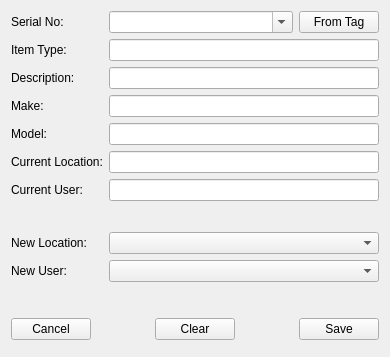
 <widget class="QWidget" name="Form">
  <property name="geometry">
   <rect>
    <x>0</x>
    <y>0</y>
    <width>390</width>
    <height>357</height>
   </rect>
  </property>
  <property name="windowTitle">
   <string>Form</string>
  </property>
  <property name="styleSheet">
   <string notr="true">QToolTip {
    border: 1px solid #76797C;
    background-color: #5A7566;
    color: white;
    padding: 0px;
    opacity: 200;
}

QWidget {
    color: #eff0f1;
    background-color: #31363b;
    selection-background-color: #3daee9;
    selection-color: #eff0f1;
    background-clip: border;
    border-image: none;
    border: 0px transparent black;
    outline: 0;
}

QWidget:item:hover {
    background-color: #18465d;
    color: #eff0f1;
}

QWidget:item:selected {
    background-color: #18465d;
}

QCheckBox {
    spacing: 5px;
    outline: none;
    color: #eff0f1;
    margin-bottom: 2px;
}

QCheckBox:disabled {
    color: #76797C;
}

QCheckBox::indicator,
QGroupBox::indicator {
    width: 18px;
    height: 18px;
}

QGroupBox::indicator {
    margin-left: 2px;
}

QCheckBox::indicator:unchecked,
QGroupBox::indicator:unchecked {
    image: url(:/qss_icons/rc/checkbox_unchecked.png);
}

QCheckBox::indicator:unchecked:hover,
QCheckBox::indicator:unchecked:focus,
QCheckBox::indicator:unchecked:pressed,
QGroupBox::indicator:unchecked:hover,
QGroupBox::indicator:unchecked:focus,
QGroupBox::indicator:unchecked:pressed {
    border: none;
    image: url(:/qss_icons/rc/checkbox_unchecked_focus.png);
}

QCheckBox::indicator:checked,
QGroupBox::indicator:checked {
    image: url(:/qss_icons/rc/checkbox_checked.png);
}

QCheckBox::indicator:checked:hover,
QCheckBox::indicator:checked:focus,
QCheckBox::indicator:checked:pressed,
QGroupBox::indicator:checked:hover,
QGroupBox::indicator:checked:focus,
QGroupBox::indicator:checked:pressed {
    border: none;
    image: url(:/qss_icons/rc/checkbox_checked_focus.png);
}

QCheckBox::indicator:indeterminate {
    image: url(:/qss_icons/rc/checkbox_indeterminate.png);
}

QCheckBox::indicator:indeterminate:focus,
QCheckBox::indicator:indeterminate:hover,
QCheckBox::indicator:indeterminate:pressed {
    image: url(:/qss_icons/rc/checkbox_indeterminate_focus.png);
}

QCheckBox::indicator:checked:disabled,
QGroupBox::indicator:checked:disabled {
    image: url(:/qss_icons/rc/checkbox_checked_disabled.png);
}

QCheckBox::indicator:unchecked:disabled,
QGroupBox::indicator:unchecked:disabled {
    image: url(:/qss_icons/rc/checkbox_unchecked_disabled.png);
}

QRadioButton {
    color:                  white;
}

QRadioButton::indicator {
    width:                  10px;
    height:                 10px;
    border-radius:          7px;
}

QRadioButton::indicator:checked {
    background-color:       red;
    border:                 2px solid white;
}

QRadioButton::indicator:unchecked {
    background-color:       black;
    border:                 2px solid white;
}

QMenuBar {
    background-color: #31363b;
    color: #eff0f1;
}

QMenuBar::item {
    background: transparent;
}

QMenuBar::item:selected {
    background: transparent;
    border: 1px solid #76797C;
}

QMenuBar::item:pressed {
    border: 1px solid #76797C;
    background-color: #3daee9;
    color: #eff0f1;
    margin-bottom: -1px;
    padding-bottom: 1px;
}

QMenu {
    border: 1px solid #76797C;
    color: #eff0f1;
    margin: 2px;
}

QMenu::icon {
    margin: 5px;
}

QMenu::item {
    padding: 5px 30px 5px 30px;
    border: 1px solid transparent;
    /* reserve space for selection border */
}

QMenu::item:selected {
    color: #eff0f1;
}

QMenu::separator {
    height: 2px;
    background: lightblue;
    margin-left: 10px;
    margin-right: 5px;
}

QMenu::indicator {
    width: 18px;
    height: 18px;
}


/* non-exclusive indicator = check box style indicator
   (see QActionGroup::setExclusive) */

QMenu::indicator:non-exclusive:unchecked {
    image: url(:/qss_icons/rc/checkbox_unchecked.png);
}

QMenu::indicator:non-exclusive:unchecked:selected {
    image: url(:/qss_icons/rc/checkbox_unchecked_disabled.png);
}

QMenu::indicator:non-exclusive:checked {
    image: url(:/qss_icons/rc/checkbox_checked.png);
}

QMenu::indicator:non-exclusive:checked:selected {
    image: url(:/qss_icons/rc/checkbox_checked_disabled.png);
}


/* exclusive indicator = radio button style indicator (see QActionGroup::setExclusive) */

QMenu::indicator:exclusive:unchecked {
    image: url(:/qss_icons/rc/radio_unchecked.png);
}

QMenu::indicator:exclusive:unchecked:selected {
    image: url(:/qss_icons/rc/radio_unchecked_disabled.png);
}

QMenu::indicator:exclusive:checked {
    image: url(:/qss_icons/rc/radio_checked.png);
}

QMenu::indicator:exclusive:checked:selected {
    image: url(:/qss_icons/rc/radio_checked_disabled.png);
}

QMenu::right-arrow {
    margin: 5px;
    image: url(:/qss_icons/rc/right_arrow.png)
}

QWidget:disabled {
    color: #454545;
    background-color: #31363b;
}

QAbstractItemView {
    alternate-background-color: #31363b;
    color: #eff0f1;
    border: 1px solid #3A3939;
    border-radius: 2px;
}

QWidget:focus,
QMenuBar:focus {
    border: 1px solid #3daee9;
}

QTabWidget:focus,
QCheckBox:focus,
QRadioButton:focus,
QSlider:focus {
    border: none;
}

QLineEdit {
    background-color: #232629;
    padding: 5px;
    border-style: solid;
    border: 1px solid #76797C;
    border-radius: 2px;
    color: #eff0f1;
}

QAbstractItemView QLineEdit {
    padding: 0;
}

QGroupBox {
    border: 1px solid #76797C;
    border-radius: 2px;
    margin-top: 20px;
}

QGroupBox::title {
    subcontrol-origin: margin;
    subcontrol-position: top center;
    padding-left: 10px;
    padding-right: 10px;
    padding-top: 10px;
}

QAbstractScrollArea {
    border-radius: 2px;
    border: 1px solid #76797C;
    background-color: transparent;
}

QScrollBar:horizontal {
    height: 15px;
    margin: 3px 15px 3px 15px;
    border: 1px transparent #2A2929;
    border-radius: 4px;
    background-color: #2A2929;
}

QScrollBar::handle:horizontal {
    background-color: #605F5F;
    min-width: 5px;
    border-radius: 4px;
}

QScrollBar::add-line:horizontal {
    margin: 0px 3px 0px 3px;
    border-image: url(:/qss_icons/rc/right_arrow_disabled.png);
    width: 10px;
    height: 10px;
    subcontrol-position: right;
    subcontrol-origin: margin;
}

QScrollBar::sub-line:horizontal {
    margin: 0px 3px 0px 3px;
    border-image: url(:/qss_icons/rc/left_arrow_disabled.png);
    height: 10px;
    width: 10px;
    subcontrol-position: left;
    subcontrol-origin: margin;
}

QScrollBar::add-line:horizontal:hover,
QScrollBar::add-line:horizontal:on {
    border-image: url(:/qss_icons/rc/right_arrow.png);
    height: 10px;
    width: 10px;
    subcontrol-position: right;
    subcontrol-origin: margin;
}

QScrollBar::sub-line:horizontal:hover,
QScrollBar::sub-line:horizontal:on {
    border-image: url(:/qss_icons/rc/left_arrow.png);
    height: 10px;
    width: 10px;
    subcontrol-position: left;
    subcontrol-origin: margin;
}

QScrollBar::up-arrow:horizontal,
QScrollBar::down-arrow:horizontal {
    background: none;
}

QScrollBar::add-page:horizontal,
QScrollBar::sub-page:horizontal {
    background: none;
}

QScrollBar:vertical {
    background-color: #2A2929;
    width: 15px;
    margin: 15px 3px 15px 3px;
    border: 1px transparent #2A2929;
    border-radius: 4px;
}

QScrollBar::handle:vertical {
    background-color: #605F5F;
    min-height: 5px;
    border-radius: 4px;
}

QScrollBar::sub-line:vertical {
    margin: 3px 0px 3px 0px;
    border-image: url(:/qss_icons/rc/up_arrow_disabled.png);
    height: 10px;
    width: 10px;
    subcontrol-position: top;
    subcontrol-origin: margin;
}

QScrollBar::add-line:vertical {
    margin: 3px 0px 3px 0px;
    border-image: url(:/qss_icons/rc/down_arrow_disabled.png);
    height: 10px;
    width: 10px;
    subcontrol-position: bottom;
    subcontrol-origin: margin;
}

QScrollBar::sub-line:vertical:hover,
QScrollBar::sub-line:vertical:on {
    border-image: url(:/qss_icons/rc/up_arrow.png);
    height: 10px;
    width: 10px;
    subcontrol-position: top;
    subcontrol-origin: margin;
}

QScrollBar::add-line:vertical:hover,
QScrollBar::add-line:vertical:on {
    border-image: url(:/qss_icons/rc/down_arrow.png);
    height: 10px;
    width: 10px;
    subcontrol-position: bottom;
    subcontrol-origin: margin;
}

QScrollBar::up-arrow:vertical,
QScrollBar::down-arrow:vertical {
    background: none;
}

QScrollBar::add-page:vertical,
QScrollBar::sub-page:vertical {
    background: none;
}

QTextEdit {
    background-color: #232629;
    color: #eff0f1;
    border: 1px solid #76797C;
}

QPlainTextEdit {
    background-color: #232629;
    ;
    color: #eff0f1;
    border-radius: 2px;
    border: 1px solid #76797C;
}

QHeaderView::section {
    background-color: #76797C;
    color: #eff0f1;
    padding: 5px;
    border: 1px solid #76797C;
}

QSizeGrip {
    image: url(:/qss_icons/rc/sizegrip.png);
    width: 12px;
    height: 12px;
}

QMainWindow::separator {
    background-color: #31363b;
    color: white;
    padding-left: 4px;
    spacing: 2px;
    border: 1px dashed #76797C;
}

QMainWindow::separator:hover {
    background-color: #787876;
    color: white;
    padding-left: 4px;
    border: 1px solid #76797C;
    spacing: 2px;
}

QMenu::separator {
    height: 1px;
    background-color: #76797C;
    color: white;
    padding-left: 4px;
    margin-left: 10px;
    margin-right: 5px;
}

QFrame {
    border-radius: 2px;
    border: 1px solid #76797C;
}

QFrame[frameShape=&quot;0&quot;] {
    border-radius: 2px;
    border: 1px transparent #76797C;
}

QStackedWidget {
    border: 1px transparent black;
}

QToolBar {
    border: 1px transparent #393838;
    background: 1px solid #31363b;
    font-weight: bold;
}

QToolBar::handle:horizontal {
    image: url(:/qss_icons/rc/Hmovetoolbar.png);
}

QToolBar::handle:vertical {
    image: url(:/qss_icons/rc/Vmovetoolbar.png);
}

QToolBar::separator:horizontal {
    image: url(:/qss_icons/rc/Hsepartoolbar.png);
}

QToolBar::separator:vertical {
    image: url(:/qss_icons/rc/Vsepartoolbar.png);
}

QToolButton#qt_toolbar_ext_button {
    background: #58595a
}

QPushButton {
    color: #eff0f1;
    background-color: #31363b;
    border-width: 1px;
    border-color: #76797C;
    border-style: solid;
    padding: 5px;
    border-radius: 2px;
    outline: none;
}

QPushButton:disabled {
    background-color: #31363b;
    border-width: 1px;
    border-color: #454545;
    border-style: solid;
    padding-top: 5px;
    padding-bottom: 5px;
    padding-left: 10px;
    padding-right: 10px;
    border-radius: 2px;
    color: #454545;
}

QPushButton:focus {
    background-color: #3daee9;
    color: white;
}

QPushButton:pressed {
    background-color: #3daee9;
    padding-top: -15px;
    padding-bottom: -17px;
}

QComboBox {
    selection-background-color: #3daee9;
    border-style: solid;
    border: 1px solid #76797C;
    border-radius: 2px;
    padding: 5px;
    min-width: 75px;
}

QPushButton:checked {
    background-color: #76797C;
    border-color: #6A6969;
}

QComboBox:hover,
QPushButton:hover,
QAbstractSpinBox:hover,
QLineEdit:hover,
QTextEdit:hover,
QPlainTextEdit:hover,
QAbstractView:hover,
QTreeView:hover {
    border: 1px solid #3daee9;
    color: #eff0f1;
}

QComboBox:on {
    padding-top: 3px;
    padding-left: 4px;
    selection-background-color: #4a4a4a;
}

QComboBox QAbstractItemView {
    background-color: #232629;
    border-radius: 2px;
    border: 1px solid #76797C;
    selection-background-color: #18465d;
}

QComboBox::drop-down {
    subcontrol-origin: padding;
    subcontrol-position: top right;
    width: 15px;
    border-left-width: 0px;
    border-left-color: darkgray;
    border-left-style: solid;
    border-top-right-radius: 3px;
    border-bottom-right-radius: 3px;
}

QComboBox::down-arrow {
    image: url(/usr/share/icons/Adwaita/16x16/actions/go-down-symbolic.symbolic.png);
}

QComboBox::down-arrow:on {
	top: 1px;
    left: 1px;
}

QAbstractSpinBox {
    padding: 5px;
    border: 1px solid #76797C;
    color: #eff0f1;
    border-radius: 2px;
    min-width: 75px;
}

QAbstractSpinBox::up-arrow,
QAbstractSpinBox::up-arrow:disabled,
QAbstractSpinBox::up-arrow:off {
    image: url(/usr/share/icons/Adwaita/16x16/actions/go-up-symbolic.symbolic.png);
    width: 10px;
    height: 10px;
}

QAbstractSpinBox::up-arrow:hover {
    image: url(:/qss_icons/rc/up_arrow.png);
}

QAbstractSpinBox::down-arrow,
QAbstractSpinBox::down-arrow:disabled,
QAbstractSpinBox::down-arrow:off {
    image: url(/usr/share/icons/Adwaita/16x16/actions/go-down-symbolic.symbolic.png);
    width: 10px;
    height: 10px;
}

QAbstractSpinBox::down-arrow:hover {
    image: url(:/qss_icons/rc/down_arrow.png);
}

QLabel {
    border: 0px solid black;
}

QTabWidget {
    border: 0px transparent black;
}

QTabWidget::pane {
    border: 1px solid #76797C;
    padding: 5px;
    margin: 0px;
}

QTabWidget::tab-bar {
    /* left: 5px; move to the right by 5px */
}

QTabBar {
    qproperty-drawBase: 0;
    border-radius: 3px;
}

QTabBar:focus {
    border: 0px transparent black;
}

QTabBar::close-button {
    image: url(:/qss_icons/rc/close.png);
    background: transparent;
}

QTabBar::close-button:hover {
    image: url(:/qss_icons/rc/close-hover.png);
    background: transparent;
}

QTabBar::close-button:pressed {
    image: url(:/qss_icons/rc/close-pressed.png);
    background: transparent;
}


/* TOP TABS */

QTabBar::tab:top {
    color: #eff0f1;
    border: 1px solid #76797C;
    border-bottom: 1px transparent black;
    background-color: #31363b;
    padding: 5px;
    min-width: 50px;
    border-top-left-radius: 2px;
    border-top-right-radius: 2px;
}

QTabBar::tab:top:selected {
    color: #eff0f1;
    background-color: #54575B;
    border: 1px solid #76797C;
    border-bottom: 2px solid #3daee9;
    border-top-left-radius: 2px;
    border-top-right-radius: 2px;
}

QTabBar::tab:top:!selected:hover {
    background-color: #3daee9;
}


/* BOTTOM TABS */

QTabBar::tab:bottom {
    color: #eff0f1;
    border: 1px solid #76797C;
    border-top: 1px transparent black;
    background-color: #31363b;
    padding: 5px;
    border-bottom-left-radius: 2px;
    border-bottom-right-radius: 2px;
    min-width: 50px;
}

QTabBar::tab:bottom:selected {
    color: #eff0f1;
    background-color: #54575B;
    border: 1px solid #76797C;
    border-top: 2px solid #3daee9;
    border-bottom-left-radius: 2px;
    border-bottom-right-radius: 2px;
}

QTabBar::tab:bottom:!selected:hover {
    background-color: #3daee9;
}


/* LEFT TABS */

QTabBar::tab:left {
    color: #eff0f1;
    border: 1px solid #76797C;
    border-left: 1px transparent black;
    background-color: #31363b;
    padding: 5px;
    border-top-right-radius: 2px;
    border-bottom-right-radius: 2px;
    min-height: 50px;
}

QTabBar::tab:left:selected {
    color: #eff0f1;
    background-color: #54575B;
    border: 1px solid #76797C;
    border-left: 2px solid #3daee9;
    border-top-right-radius: 2px;
    border-bottom-right-radius: 2px;
}

QTabBar::tab:left:!selected:hover {
    background-color: #3daee9;
}


/* RIGHT TABS */

QTabBar::tab:right {
    color: #eff0f1;
    border: 1px solid #76797C;
    border-right: 1px transparent black;
    background-color: #31363b;
    padding: 5px;
    border-top-left-radius: 2px;
    border-bottom-left-radius: 2px;
    min-height: 50px;
}

QTabBar::tab:right:selected {
    color: #eff0f1;
    background-color: #54575B;
    border: 1px solid #76797C;
    border-right: 2px solid #3daee9;
    border-top-left-radius: 2px;
    border-bottom-left-radius: 2px;
}

QTabBar::tab:right:!selected:hover {
    background-color: #3daee9;
}

QTabBar QToolButton::right-arrow:enabled {
    image: url(:/qss_icons/rc/right_arrow.png);
}

QTabBar QToolButton::left-arrow:enabled {
    image: url(:/qss_icons/rc/left_arrow.png);
}

QTabBar QToolButton::right-arrow:disabled {
    image: url(:/qss_icons/rc/right_arrow_disabled.png);
}

QTabBar QToolButton::left-arrow:disabled {
    image: url(:/qss_icons/rc/left_arrow_disabled.png);
}

QDockWidget {
    background: #31363b;
    border: 1px solid #403F3F;
    titlebar-close-icon: url(:/qss_icons/rc/close.png);
    titlebar-normal-icon: url(:/qss_icons/rc/undock.png);
}

QDockWidget::close-button,
QDockWidget::float-button {
    border: 1px solid transparent;
    border-radius: 2px;
    background: transparent;
}

QDockWidget::close-button:hover,
QDockWidget::float-button:hover {
    background: rgba(255, 255, 255, 10);
}

QDockWidget::close-button:pressed,
QDockWidget::float-button:pressed {
    padding: 1px -1px -1px 1px;
    background: rgba(255, 255, 255, 10);
}

QTreeView,
QListView {
    border: 1px solid #76797C;
    background-color: #232629;
}

QTreeView:branch:selected,
QTreeView:branch:hover {
    background: url(:/qss_icons/rc/transparent.png);
}

QTreeView::branch:has-siblings:!adjoins-item {
    border-image: url(:/qss_icons/rc/transparent.png);
}

QTreeView::branch:has-siblings:adjoins-item {
    border-image: url(:/qss_icons/rc/transparent.png);
}

QTreeView::branch:!has-children:!has-siblings:adjoins-item {
    border-image: url(:/qss_icons/rc/transparent.png);
}

QTreeView::branch:has-children:!has-siblings:closed,
QTreeView::branch:closed:has-children:has-siblings {
    image: url(:/qss_icons/rc/branch_closed.png);
}

QTreeView::branch:open:has-children:!has-siblings,
QTreeView::branch:open:has-children:has-siblings {
    image: url(:/qss_icons/rc/branch_open.png);
}

QTreeView::branch:has-children:!has-siblings:closed:hover,
QTreeView::branch:closed:has-children:has-siblings:hover {
    image: url(:/qss_icons/rc/branch_closed-on.png);
}

QTreeView::branch:open:has-children:!has-siblings:hover,
QTreeView::branch:open:has-children:has-siblings:hover {
    image: url(:/qss_icons/rc/branch_open-on.png);
}

QListView::item:!selected:hover,
QTreeView::item:!selected:hover {
    background: #18465d;
    outline: 0;
    color: #eff0f1
}

QListView::item:selected:hover,
QTreeView::item:selected:hover {
    background: #287399;
    color: #eff0f1;
}

QTreeView::indicator:checked,
QListView::indicator:checked {
    image: url(:/qss_icons/rc/checkbox_checked.png);
}

QTreeView::indicator:unchecked,
QListView::indicator:unchecked {
    image: url(:/qss_icons/rc/checkbox_unchecked.png);
}

QTreeView::indicator:indeterminate,
QListView::indicator:indeterminate {
    image: url(:/qss_icons/rc/checkbox_indeterminate.png);
}

QTreeView::indicator:checked:hover,
QTreeView::indicator:checked:focus,
QTreeView::indicator:checked:pressed,
QListView::indicator:checked:hover,
QListView::indicator:checked:focus,
QListView::indicator:checked:pressed {
    image: url(:/qss_icons/rc/checkbox_checked_focus.png);
}

QTreeView::indicator:unchecked:hover,
QTreeView::indicator:unchecked:focus,
QTreeView::indicator:unchecked:pressed,
QListView::indicator:unchecked:hover,
QListView::indicator:unchecked:focus,
QListView::indicator:unchecked:pressed {
    image: url(:/qss_icons/rc/checkbox_unchecked_focus.png);
}

QTreeView::indicator:indeterminate:hover,
QTreeView::indicator:indeterminate:focus,
QTreeView::indicator:indeterminate:pressed,
QListView::indicator:indeterminate:hover,
QListView::indicator:indeterminate:focus,
QListView::indicator:indeterminate:pressed {
    image: url(:/qss_icons/rc/checkbox_indeterminate_focus.png);
}

QSlider::groove:horizontal {
    border: 1px solid #565a5e;
    height: 4px;
    background: #565a5e;
    margin: 0px;
    border-radius: 2px;
}

QSlider::handle:horizontal {
    background: #232629;
    border: 1px solid #565a5e;
    width: 16px;
    height: 16px;
    margin: -8px 0;
    border-radius: 9px;
}

QSlider::sub-page:horizontal {
    border: 1px solid #565a5e;
    height: 4px;
    background: #3daee9;
    margin: 0px;
    border-radius: 2px;
}

QSlider::groove:vertical {
    border: 1px solid #565a5e;
    width: 4px;
    background: #565a5e;
    margin: 0px;
    border-radius: 3px;
}

QSlider::handle:vertical {
    background: #232629;
    border: 1px solid #565a5e;
    width: 16px;
    height: 16px;
    margin: 0 -8px;
    border-radius: 9px;
}

QSlider::sub-page:vertical {
    border: 1px solid #565a5e;
    width: 4px;
    background: #3daee9;
    margin: 0px;
    border-radius: 3px;
}

QToolButton {
    background-color: transparent;
    border: 1px transparent #76797C;
    border-radius: 2px;
    margin: 3px;
    padding: 5px;
}

QToolButton[popupMode=&quot;1&quot;] {
    /* only for MenuButtonPopup */
    padding-right: 20px;
    /* make way for the popup button */
    border: 1px #76797C;
    border-radius: 5px;
}

QToolButton[popupMode=&quot;2&quot;] {
    /* only for InstantPopup */
    padding-right: 10px;
    /* make way for the popup button */
    border: 1px #76797C;
}

QToolButton:hover,
QToolButton::menu-button:hover {
    background-color: transparent;
    border: 1px solid #3daee9;
    padding: 5px;
}

QToolButton:checked,
QToolButton:pressed,
QToolButton::menu-button:pressed {
    background-color: #3daee9;
    border: 1px solid #3daee9;
    padding: 5px;
}


/* the subcontrol below is used only in the InstantPopup or DelayedPopup mode */

QToolButton::menu-indicator {
    image: url(:/qss_icons/rc/down_arrow.png);
    top: -7px;
    left: -2px;
    /* shift it a bit */
}


/* the subcontrols below are used only in the MenuButtonPopup mode */

QToolButton::menu-button {
    border: 1px transparent #76797C;
    border-top-right-radius: 6px;
    border-bottom-right-radius: 6px;
    /* 16px width + 4px for border = 20px allocated above */
    width: 16px;
    outline: none;
}

QToolButton::menu-arrow {
    image: url(:/qss_icons/rc/down_arrow.png);
}

QToolButton::menu-arrow:open {
    border: 1px solid #76797C;
}

QPushButton::menu-indicator {
    subcontrol-origin: padding;
    subcontrol-position: bottom right;
    left: 8px;
}

QTableView {
    border: 1px solid #76797C;
    gridline-color: #31363b;
    background-color: #232629;
}

QTableView,
QHeaderView {
    border-radius: 0px;
}

QTableView::item:pressed,
QListView::item:pressed,
QTreeView::item:pressed {
    background: #18465d;
    color: #eff0f1;
}

QTableView::item:selected:active,
QTreeView::item:selected:active,
QListView::item:selected:active {
    background: #287399;
    color: #eff0f1;
}

QHeaderView {
    background-color: #31363b;
    border: 1px transparent;
    border-radius: 0px;
    margin: 0px;
    padding: 0px;
}

QHeaderView::section {
    background-color: #31363b;
    color: #eff0f1;
    padding: 5px;
    border: 1px solid #76797C;
    border-radius: 0px;
    text-align: center;
}

QHeaderView::section::vertical::first,
QHeaderView::section::vertical::only-one {
    border-top: 1px solid #76797C;
}

QHeaderView::section::vertical {
    border-top: transparent;
}

QHeaderView::section::horizontal::first,
QHeaderView::section::horizontal::only-one {
    border-left: 1px solid #76797C;
}

QHeaderView::section::horizontal {
    border-left: transparent;
}

QHeaderView::section:checked {
    color: white;
    background-color: #334e5e;
}


/* style the sort indicator */

QHeaderView::down-arrow {
    image: url(:/qss_icons/rc/down_arrow.png);
}

QHeaderView::up-arrow {
    image: url(:/qss_icons/rc/up_arrow.png);
}

QTableCornerButton::section {
    background-color: #31363b;
    border: 1px transparent #76797C;
    border-radius: 0px;
}

QToolBox {
    padding: 5px;
    border: 1px transparent black;
}

QToolBox::tab {
    color: #eff0f1;
    background-color: #31363b;
    border: 1px solid #76797C;
    border-bottom: 1px transparent #31363b;
    border-top-left-radius: 5px;
    border-top-right-radius: 5px;
}

QToolBox::tab:selected {
    /* italicize selected tabs */
    font: italic;
    background-color: #31363b;
    border-color: #3daee9;
}

QStatusBar::item {
    border: 0px transparent dark;
}

QFrame[height=&quot;3&quot;],
QFrame[width=&quot;3&quot;] {
    background-color: #76797C;
}

QSplitter::handle {
    border: 1px dashed #76797C;
}

QSplitter::handle:hover {
    background-color: #787876;
    border: 1px solid #76797C;
}

QSplitter::handle:horizontal {
    width: 1px;
}

QSplitter::handle:vertical {
    height: 1px;
}

QProgressBar {
    border: 1px solid #76797C;
    border-radius: 5px;
    text-align: center;
}

QProgressBar::chunk {
    background-color: #05B8CC;
}

QDateEdit {
    selection-background-color: #3daee9;
    border-style: solid;
    border: 1px solid #3375A3;
    border-radius: 2px;
    padding: 1px;
    min-width: 75px;
}

QDateEdit:on {
    padding-top: 3px;
    padding-left: 4px;
    selection-background-color: #4a4a4a;
}

QDateEdit QAbstractItemView {
    background-color: #232629;
    border-radius: 2px;
    border: 1px solid #3375A3;
    selection-background-color: #3daee9;
}

QDateEdit::drop-down {
    subcontrol-origin: padding;
    subcontrol-position: top right;
    width: 15px;
    border-left-width: 0px;
    border-left-color: darkgray;
    border-left-style: solid;
    border-top-right-radius: 3px;
    border-bottom-right-radius: 3px;
}

QDateEdit::down-arrow {
    image: url(:/qss_icons/rc/down_arrow_disabled.png);
}

QDateEdit::down-arrow:on,
QDateEdit::down-arrow:hover,
QDateEdit::down-arrow:focus {
    image: url(:/qss_icons/rc/down_arrow.png);
}</string>
  </property>
  <layout class="QGridLayout" name="gridLayout">
   <item row="0" column="0">
    <widget class="QLabel" name="label">
     <property name="sizePolicy">
      <sizepolicy hsizetype="Fixed" vsizetype="Fixed">
       <horstretch>0</horstretch>
       <verstretch>0</verstretch>
      </sizepolicy>
     </property>
     <property name="layoutDirection">
      <enum>Qt::LeftToRight</enum>
     </property>
     <property name="text">
      <string>Serial No:</string>
     </property>
    </widget>
   </item>
   <item row="0" column="1">
    <layout class="QHBoxLayout" name="horizontalLayout">
     <item>
      <widget class="QComboBox" name="serialNoBox">
       <property name="enabled">
        <bool>true</bool>
       </property>
       <property name="sizePolicy">
        <sizepolicy hsizetype="MinimumExpanding" vsizetype="Fixed">
         <horstretch>0</horstretch>
         <verstretch>0</verstretch>
        </sizepolicy>
       </property>
       <property name="editable">
        <bool>true</bool>
       </property>
       <property name="maxVisibleItems">
        <number>20</number>
       </property>
      </widget>
     </item>
     <item>
      <widget class="QPushButton" name="fromTagButton">
       <property name="text">
        <string>From Tag</string>
       </property>
      </widget>
     </item>
    </layout>
   </item>
   <item row="1" column="0">
    <widget class="QLabel" name="label_7">
     <property name="sizePolicy">
      <sizepolicy hsizetype="Fixed" vsizetype="Fixed">
       <horstretch>0</horstretch>
       <verstretch>0</verstretch>
      </sizepolicy>
     </property>
     <property name="text">
      <string>Item Type:</string>
     </property>
    </widget>
   </item>
   <item row="1" column="1">
    <widget class="QLineEdit" name="itemTypeBox">
     <property name="sizePolicy">
      <sizepolicy hsizetype="MinimumExpanding" vsizetype="Fixed">
       <horstretch>0</horstretch>
       <verstretch>0</verstretch>
      </sizepolicy>
     </property>
     <property name="maxLength">
      <number>30</number>
     </property>
     <property name="readOnly">
      <bool>true</bool>
     </property>
     <property name="clearButtonEnabled">
      <bool>false</bool>
     </property>
    </widget>
   </item>
   <item row="2" column="0">
    <widget class="QLabel" name="label_6">
     <property name="sizePolicy">
      <sizepolicy hsizetype="Fixed" vsizetype="Fixed">
       <horstretch>0</horstretch>
       <verstretch>0</verstretch>
      </sizepolicy>
     </property>
     <property name="text">
      <string>Description:</string>
     </property>
    </widget>
   </item>
   <item row="2" column="1">
    <widget class="QLineEdit" name="descriptionBox">
     <property name="sizePolicy">
      <sizepolicy hsizetype="MinimumExpanding" vsizetype="Fixed">
       <horstretch>0</horstretch>
       <verstretch>0</verstretch>
      </sizepolicy>
     </property>
     <property name="maxLength">
      <number>30</number>
     </property>
     <property name="readOnly">
      <bool>true</bool>
     </property>
     <property name="clearButtonEnabled">
      <bool>false</bool>
     </property>
    </widget>
   </item>
   <item row="3" column="0">
    <widget class="QLabel" name="label_9">
     <property name="sizePolicy">
      <sizepolicy hsizetype="Fixed" vsizetype="Fixed">
       <horstretch>0</horstretch>
       <verstretch>0</verstretch>
      </sizepolicy>
     </property>
     <property name="text">
      <string>Make:</string>
     </property>
    </widget>
   </item>
   <item row="3" column="1">
    <widget class="QLineEdit" name="makeBox">
     <property name="sizePolicy">
      <sizepolicy hsizetype="MinimumExpanding" vsizetype="Fixed">
       <horstretch>0</horstretch>
       <verstretch>0</verstretch>
      </sizepolicy>
     </property>
     <property name="maxLength">
      <number>30</number>
     </property>
     <property name="readOnly">
      <bool>true</bool>
     </property>
     <property name="clearButtonEnabled">
      <bool>false</bool>
     </property>
    </widget>
   </item>
   <item row="4" column="0">
    <widget class="QLabel" name="label_8">
     <property name="sizePolicy">
      <sizepolicy hsizetype="Fixed" vsizetype="Fixed">
       <horstretch>0</horstretch>
       <verstretch>0</verstretch>
      </sizepolicy>
     </property>
     <property name="text">
      <string>Model:</string>
     </property>
    </widget>
   </item>
   <item row="4" column="1">
    <widget class="QLineEdit" name="modelBox">
     <property name="sizePolicy">
      <sizepolicy hsizetype="MinimumExpanding" vsizetype="Fixed">
       <horstretch>0</horstretch>
       <verstretch>0</verstretch>
      </sizepolicy>
     </property>
     <property name="maxLength">
      <number>30</number>
     </property>
     <property name="readOnly">
      <bool>true</bool>
     </property>
     <property name="clearButtonEnabled">
      <bool>false</bool>
     </property>
    </widget>
   </item>
   <item row="5" column="0">
    <widget class="QLabel" name="label_2">
     <property name="sizePolicy">
      <sizepolicy hsizetype="Fixed" vsizetype="Fixed">
       <horstretch>0</horstretch>
       <verstretch>0</verstretch>
      </sizepolicy>
     </property>
     <property name="text">
      <string>Current Location:</string>
     </property>
    </widget>
   </item>
   <item row="5" column="1">
    <widget class="QLineEdit" name="currentLocationBox">
     <property name="sizePolicy">
      <sizepolicy hsizetype="MinimumExpanding" vsizetype="Fixed">
       <horstretch>0</horstretch>
       <verstretch>0</verstretch>
      </sizepolicy>
     </property>
     <property name="maxLength">
      <number>30</number>
     </property>
     <property name="readOnly">
      <bool>true</bool>
     </property>
     <property name="clearButtonEnabled">
      <bool>false</bool>
     </property>
    </widget>
   </item>
   <item row="6" column="0">
    <widget class="QLabel" name="label_3">
     <property name="sizePolicy">
      <sizepolicy hsizetype="Fixed" vsizetype="Fixed">
       <horstretch>0</horstretch>
       <verstretch>0</verstretch>
      </sizepolicy>
     </property>
     <property name="text">
      <string>Current User:</string>
     </property>
    </widget>
   </item>
   <item row="6" column="1">
    <widget class="QLineEdit" name="currentUserBox">
     <property name="sizePolicy">
      <sizepolicy hsizetype="MinimumExpanding" vsizetype="Fixed">
       <horstretch>0</horstretch>
       <verstretch>0</verstretch>
      </sizepolicy>
     </property>
     <property name="maxLength">
      <number>30</number>
     </property>
     <property name="readOnly">
      <bool>true</bool>
     </property>
    </widget>
   </item>
   <item row="7" column="0" colspan="2">
    <spacer name="verticalSpacer_3">
     <property name="orientation">
      <enum>Qt::Vertical</enum>
     </property>
     <property name="sizeHint" stdset="0">
      <size>
       <width>20</width>
       <height>40</height>
      </size>
     </property>
    </spacer>
   </item>
   <item row="8" column="0">
    <widget class="QLabel" name="label_4">
     <property name="sizePolicy">
      <sizepolicy hsizetype="Fixed" vsizetype="Fixed">
       <horstretch>0</horstretch>
       <verstretch>0</verstretch>
      </sizepolicy>
     </property>
     <property name="text">
      <string>New Location:</string>
     </property>
    </widget>
   </item>
   <item row="8" column="1">
    <widget class="QComboBox" name="newLocationBox">
     <property name="enabled">
      <bool>true</bool>
     </property>
     <property name="sizePolicy">
      <sizepolicy hsizetype="MinimumExpanding" vsizetype="Fixed">
       <horstretch>0</horstretch>
       <verstretch>0</verstretch>
      </sizepolicy>
     </property>
     <property name="editable">
      <bool>false</bool>
     </property>
     <property name="maxVisibleItems">
      <number>20</number>
     </property>
    </widget>
   </item>
   <item row="9" column="0">
    <widget class="QLabel" name="label_5">
     <property name="sizePolicy">
      <sizepolicy hsizetype="Fixed" vsizetype="Fixed">
       <horstretch>0</horstretch>
       <verstretch>0</verstretch>
      </sizepolicy>
     </property>
     <property name="text">
      <string>New User:</string>
     </property>
    </widget>
   </item>
   <item row="9" column="1">
    <widget class="QComboBox" name="newUserBox">
     <property name="enabled">
      <bool>true</bool>
     </property>
     <property name="sizePolicy">
      <sizepolicy hsizetype="MinimumExpanding" vsizetype="Fixed">
       <horstretch>0</horstretch>
       <verstretch>0</verstretch>
      </sizepolicy>
     </property>
     <property name="editable">
      <bool>false</bool>
     </property>
     <property name="maxVisibleItems">
      <number>20</number>
     </property>
    </widget>
   </item>
   <item row="10" column="0" colspan="2">
    <spacer name="verticalSpacer_2">
     <property name="orientation">
      <enum>Qt::Vertical</enum>
     </property>
     <property name="sizeHint" stdset="0">
      <size>
       <width>20</width>
       <height>40</height>
      </size>
     </property>
    </spacer>
   </item>
   <item row="11" column="0" colspan="2">
    <layout class="QHBoxLayout" name="horizontalLayout_3">
     <item>
      <widget class="QPushButton" name="cancelButton">
       <property name="text">
        <string>Cancel</string>
       </property>
      </widget>
     </item>
     <item>
      <spacer name="horizontalSpacer_3">
       <property name="orientation">
        <enum>Qt::Horizontal</enum>
       </property>
       <property name="sizeHint" stdset="0">
        <size>
         <width>28</width>
         <height>33</height>
        </size>
       </property>
      </spacer>
     </item>
     <item>
      <widget class="QPushButton" name="clearButton">
       <property name="text">
        <string>Clear</string>
       </property>
      </widget>
     </item>
     <item>
      <spacer name="horizontalSpacer_4">
       <property name="orientation">
        <enum>Qt::Horizontal</enum>
       </property>
       <property name="sizeHint" stdset="0">
        <size>
         <width>28</width>
         <height>33</height>
        </size>
       </property>
      </spacer>
     </item>
     <item>
      <widget class="QPushButton" name="saveButton">
       <property name="text">
        <string>Save</string>
       </property>
      </widget>
     </item>
    </layout>
   </item>
  </layout>
 </widget>
